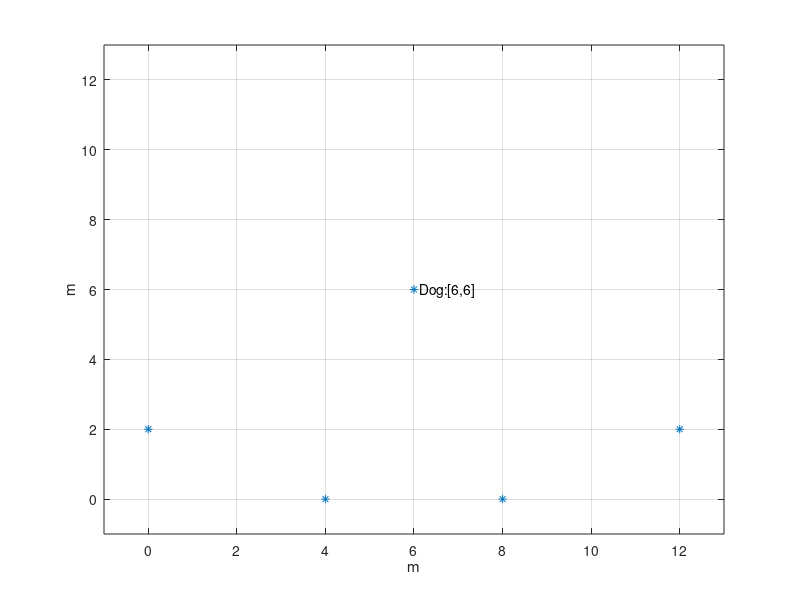

Write the MATLAB code that produced this figure. (Note: this script raises an error after producing the figure.)
%Anchor 1 coordinates 
anchor1 = [0,2];
%Anchor 2 coordinates 
anchor2 = [4,0];
%Anchor 3 coordinates 
anchor3 = [8,0];
%Anchor 4 coordinates 
anchor4 = [12,2];

%Mobile coordinate
mobile1 = [6,6];

anchors = [anchor1;anchor2;anchor3;anchor4];
nodes = [anchors;mobile1];
clf('reset')
plot(nodes(:,1),nodes(:,2),'*')
xlabel('m')
ylabel('m')
xlim([-1 13])
ylim([-1 13])
dog = strcat('  Dog: ','[',num2str(mobile1(1)),',',num2str(mobile1(2)),']');
text(mobile1(1),mobile1(2),dog)
grid on
hold on
rssi = [];

for i = 1:4
    radius = norm(anchors(i,:)-mobile1);
    [xval, yval] = radiation(radius);
    xval = xval+anchors(i,1);
    yval = yval+anchors(i,2);
    plot(xval,yval,'--')
    txt = strcat('  Anchor',num2str(i),': [',num2str(anchors(i,1)),',',num2str(anchors(i,2)),']');
    text(anchors(i,1),anchors(i,2),txt)
    rssi(i) = rssi_value(radius);
end

distances = distance(rssi)';
est = NLS(anchors, distances);
plot(est(1),est(2),'r*');
txt = strcat('  Estimation: [',num2str(est(1)),',',num2str(est(2)),']  ');
text(est(1),est(2),txt,'HorizontalAlignment','right');
txt = texlabel(strcat('Error: ',num2str(norm(est-mobile1)*100),'%'));
text(4.5,12.5,txt)